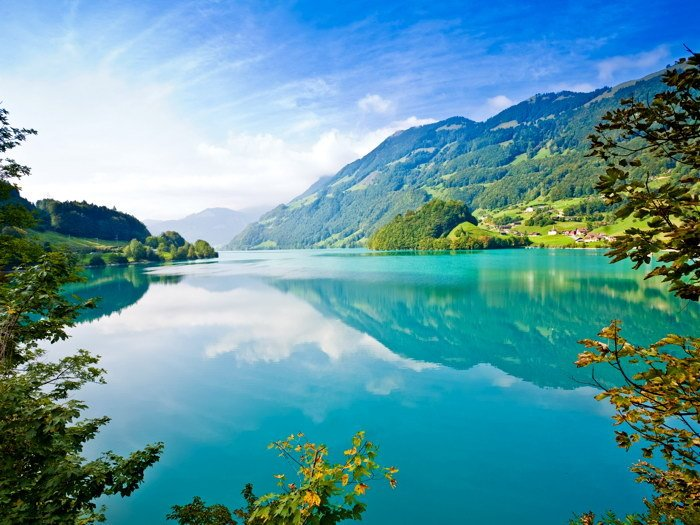
#> input picture 5. hafta - open_cv_devam/resim/manzara.jpg, 700 x 525 px
$ python 3_ornek_soru_5.py
#> lines starting #> are read from the running program, lines starting #| are printed output that depends on the picture
"""
Bir önceki satranç tahtasına benzer bir tahta oluşturunuz.
Bu sefer tahtanın her bir beyaz karesine manzara resmini
yerleştiriniz.
Manzarar resminin rastgele 100*100 lük kısmını kullanınız.
"""

import cv2 as cv
import numpy as np
import random

dizi = np.zeros((800, 800, 3), dtype="uint8")

manzara = cv.imread("resim/manzara.jpg")
#> manzara is the input picture: shape (525, 700, 3); mean B, G, R 163.8, 152.7, 93.6


for i in range(0, 8):
    for s in range(0, 8):
        x = random.randint(0, manzara.shape[0] - 100)
        y = random.randint(0, manzara.shape[1] - 100)
        if (i+s)%2 == 0:
            dizi[i*100:i*100+100, s*100:s*100+100] = manzara[x:x+100, y:y+100]
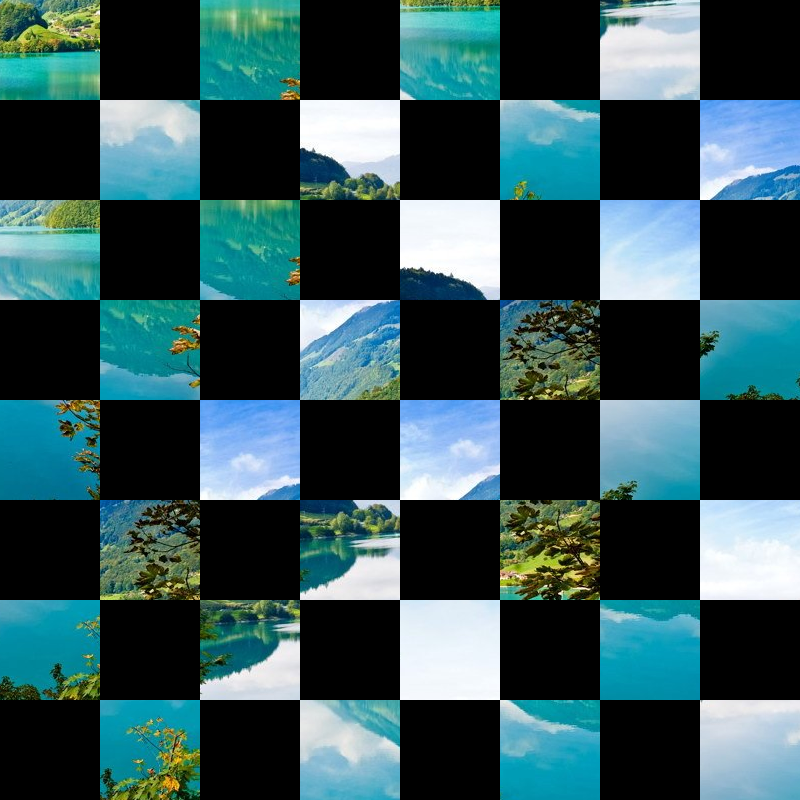
#> dizi: shape (800, 800, 3); mean B, G, R 86.6, 83, 51.4


cv.imshow("1", dizi)
#cv.imwrite("resim/satranc_manzara.bmp", dizi)
cv.waitKey(0)

$ run again, with 5. hafta - open_cv_devam/resim/siyahbeyaz.jpg copied over 5. hafta - open_cv_devam/resim/manzara.jpg
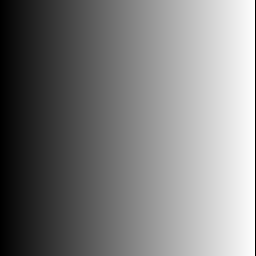
#> input picture 5. hafta - open_cv_devam/resim/siyahbeyaz.jpg, 256 x 256 px
#> manzara is the input picture: shape (256, 256, 3); min 0, max 255, mean 126.5
#> after the loop `for i in range(0, 8):`:
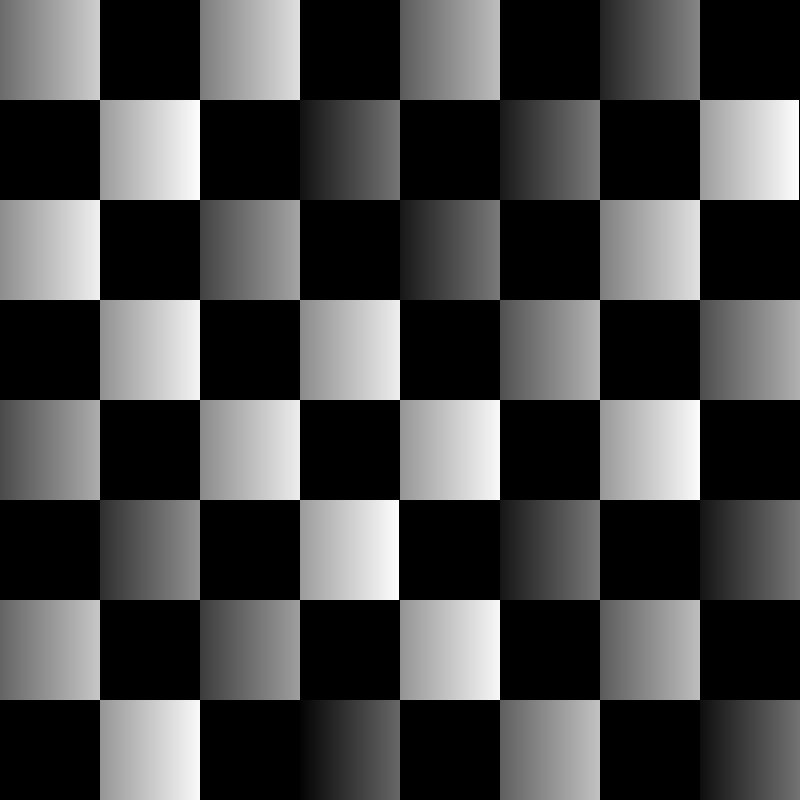
#> dizi: shape (800, 800, 3); min 0, max 255, mean 70.5
